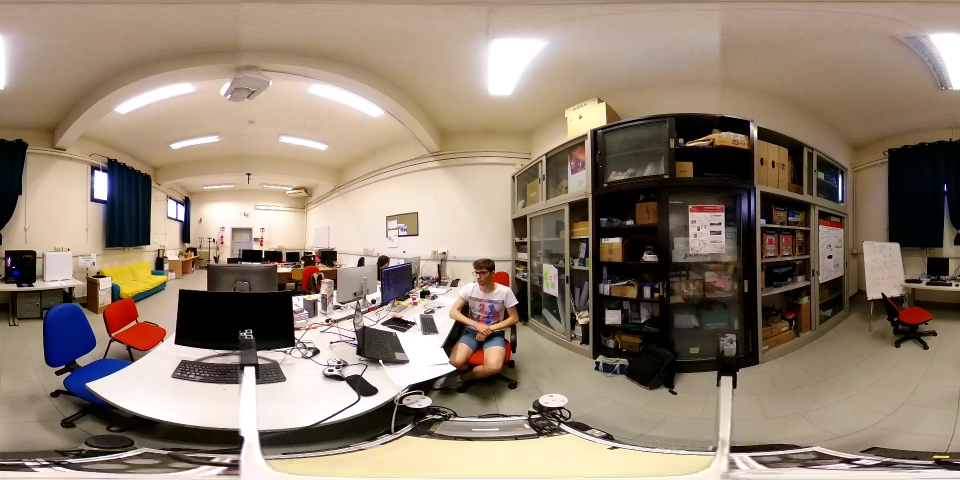
#> input picture src/auto_calibration_tools/scripts/calibration_data_intrinsics/backgrounds/image_0.jpg, 1920 x 960 px, given in place of image_0.png, which was not available (shown at 1/2 size)
$ python cube_projection_LB.py
#> lines starting #> are read from the running program, lines starting #| are printed output that depends on the picture; pictures that were not available may be replaced by others from this repository, and a replacement may not be noted
#> further down, image is the input picture: PIL image 1920x960 RGB; mean R, G, B 145.6, 129.6, 113.2
from PIL import Image
from math import pi, sin, cos, tan, atan2, hypot, floor
from numpy import clip
import numpy as np
import glob
import os
import matplotlib.pyplot as plt
import time

class CubeProjection:
    def __init__(self, imgIn, output_path):
        self.output_path = output_path
        self.imagin = imgIn
        self.sides = []

    def cube_projection(self, face_id=None, img_id="img"):
#> called with img_id = 'img'
        imgIn = self.imagin
        inSize = imgIn.size
#> inSize = (1920, 960)
        faceSize = int(inSize[0]/4)
#> faceSize = 480
        FACE_NAMES = {
            0: 'back',
            1: 'left',
            2: 'front',
            3: 'right',
            4: 'top',
            5: 'bottom'
        }

        FACE_NAMES_RED = {
            0: 'back',
            1: 'left',
            2: 'front',
            3: 'right',
        }

        if face_id is None:
            img_sides = []
            start_time = time.time()
            for face in range(4):
                imgOut = self.convertFace(imgIn, (faceSize, faceSize), face)
                img_sides.append(imgOut)
                if self.output_path != '':
                    save_path = os.path.join(self.output_path, FACE_NAMES_RED[face]+img_id+'.jpg')
                    print("SAVED: ", save_path)
                    imgOut.save(save_path)
                else:
                    self.sides.append({FACE_NAMES[face]: None})
#> this loop made 4 passes
#> pass 1, in convertFace, `A = image[vi, ui]`:
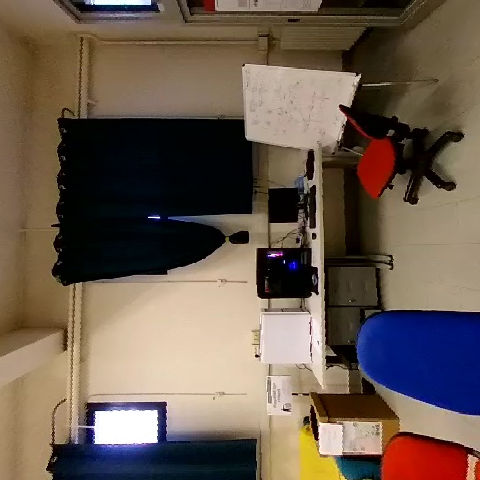
#> A: shape (480, 480, 3); mean R, G, B 107.3, 91.7, 79.2
#> pass 1, in convertFace, `B = image[vi, u2]`:
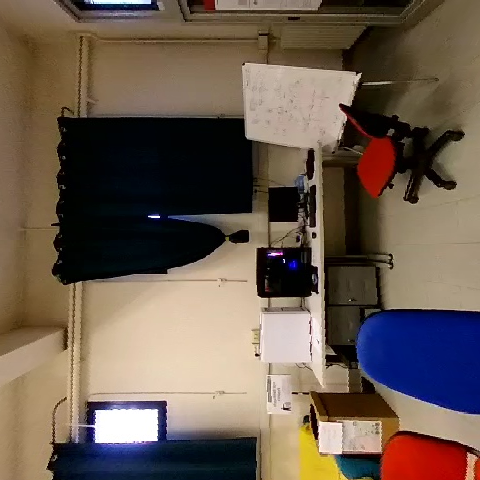
#> B: shape (480, 480, 3); mean R, G, B 107.3, 91.5, 79
#> pass 1, in convertFace, `C = image[v2, ui]`:
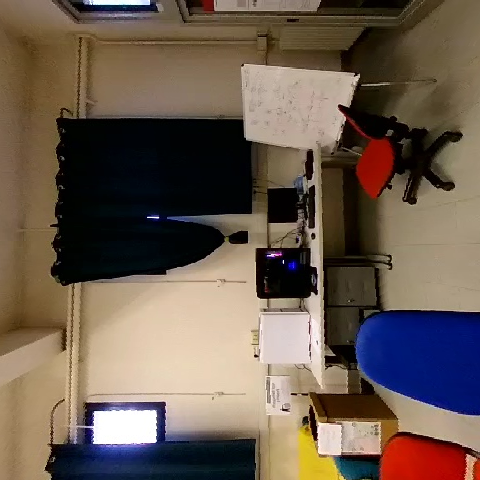
#> C: shape (480, 480, 3); mean R, G, B 107.3, 91.7, 79.2
#> pass 1, in convertFace, `D = image[v2, u2]`:
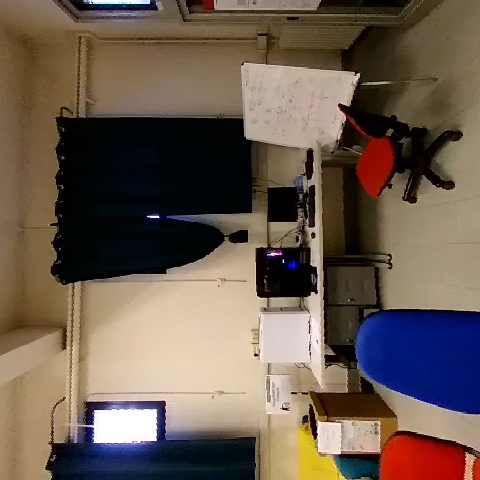
#> D: shape (480, 480, 3); mean R, G, B 107.2, 91.5, 79
#> after the loop:
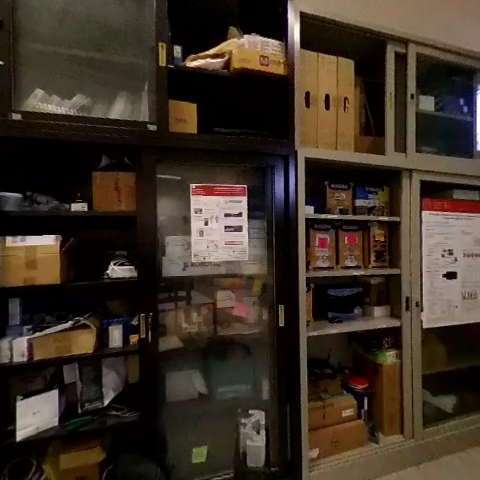
#> imgOut: PIL image 480x480 RGB; mean R, G, B 59.7, 48.3, 37.4
#> after the loop, img_sides = 4 items; self.sides = []
            end_time = time.time()
            elapsed_time = end_time - start_time
            #print("Elapsed time:", elapsed_time, "seconds")
            return img_sides
        else:
            face = face_id
            imgOut = self.convertFace(imgIn, (faceSize, faceSize), face)
            if self.output_path != '':
                save_path = os.path.join(self.output_path,FACE_NAMES[face],img_id+'.jpg')
                print("SAVED: ", save_path)
                imgOut.save(save_path)
            else:
                self.sides.append({FACE_NAMES[face]: None})
            return imgOut


    def convertFace(self, imgin, outsize, faceIdx):
        image = np.array(imgin)
        inSize = imgin.size
        facesize = outsize[0]

        coordinates = np.indices(outsize) # zero is row coordinate one is col coordinates
        out = np.zeros((outsize[0], outsize[1], 3))

        # a = x coord; b = y coord
        if faceIdx == 0:
            out[:,:,0] = -1.0
            out[:,:,1] = 1.0 - (2 * coordinates[0] / facesize)
            out[:,:,2] = 1.0 - (2 * coordinates[1] / facesize)
        elif faceIdx == 1:  # left
            out[:, :, 0] = (2 * coordinates[0] / facesize) - 1.0
            out[:, :, 1] = -1.0
            out[:, :, 2] = 1.0 - (2 * coordinates[1] / facesize)
        elif faceIdx == 2:  # front
            out[:, :, 0] = 1.0
            out[:, :, 1] = (2 * coordinates[0] / facesize) - 1.0
            out[:, :, 2] = 1.0 - (2 * coordinates[1] / facesize)
        elif faceIdx == 3:  # right
            out[:, :, 0] = 1 - (2 * coordinates[0] / facesize)
            out[:, :, 1] = 1.0
            out[:, :, 2] = 1.0 - (2 * coordinates[1] / facesize)
        elif faceIdx == 4:  # top
            out[:, :, 0] = (2 * coordinates[1] / facesize) - 1.0
            out[:, :, 1] = (2 * coordinates[0] / facesize) - 1.0
            out[:, :, 2] = 1.0
        elif faceIdx == 5:  # bottom
            out[:, :, 0] = 1.0 - (2 * coordinates[1] / facesize)
            out[:, :, 1] = (2 * coordinates[0] / facesize) - 1.0
            out[:, :, 2] = -1.0

        theta = np.arctan2(out[:, :, 1], out[:, :, 0])
        r = np.hypot(out[:, :, 1], out[:, :, 0])
        phi = np.arctan2(out[:, :, 2], r)

        uf = 0.5 * inSize[0] * (theta + pi) / pi
        vf = 0.5 * inSize[0] * (pi / 2 - phi) / pi

        ui = np.floor(uf)  # coord of pixel to bottom left
        vi = np.floor(vf)
        u2 = ui + 1  # coords of pixel to top right
        v2 = vi + 1
        mu = uf - ui  # fraction of way across pixel
        nu = vf - vi

        ui = (ui % inSize[0]).astype(int)
        vi = clip(vi, 0, inSize[1] - 1).astype(int)
        u2 = (u2 % inSize[0]).astype(int)
        v2 = clip(v2, 0, inSize[1] - 1).astype(int)


        A = image[vi, ui]
        B = image[vi, u2]
        C = image[v2, ui]
        D = image[v2, u2]

        r = A[:, :, 0] * (1 - mu) * (1 - nu) + B[:, :, 0] * (mu) * (1 - nu) + C[:, :, 0] * (1 - mu) * nu + D[:, :, 0] * mu * nu
        g = A[:, :, 1] * (1 - mu) * (1 - nu) + B[:, :, 1] * (mu) * (1 - nu) + C[:, :, 1] * (1 - mu) * nu + D[:, :, 1] * mu * nu
        b = A[:, :, 2] * (1 - mu) * (1 - nu) + B[:, :, 2] * (mu) * (1 - nu) + C[:, :, 2] * (1 - mu) * nu + D[:, :, 2] * mu * nu

        r = np.round(r).astype(int)
        g = np.round(g).astype(int)
        b = np.round(b).astype(int)

        out[:, :, 0] = r
        out[:, :, 1] = g
        out[:, :, 2] = b

        return Image.fromarray(np.transpose(out, axes=(1, 0, 2)).astype(np.uint8))

    def outImg2XYZ(self, i, j, faceIdx, faceSize):

        a = 2.0 * float(i) / faceSize
        b = 2.0 * float(j) / faceSize

        if faceIdx == 0:  # back
            (x, y, z) = (-1.0, 1.0 - a, 1.0 - b)
        elif faceIdx == 1:  # left
            (x, y, z) = (a - 1.0, -1.0, 1.0 - b)
        elif faceIdx == 2:  # front
            (x, y, z) = (1.0, a - 1.0, 1.0 - b)
        elif faceIdx == 3:  # right
            (x, y, z) = (1.0 - a, 1.0, 1.0 - b)
        elif faceIdx == 4:  # top
            (x, y, z) = (b - 1.0, a - 1.0, 1.0)
        elif faceIdx == 5:  # bottom
            (x, y, z) = (1.0 - b, a - 1.0, -1.0)
        return (x, y, z)

    def getPixelPanoramic(self, inSize, x, y, faceIdx, facesize=960):

        (x, y, z) = self.outImg2XYZ(x, y, faceIdx, facesize)
        theta = atan2(y, x)  # range -pi to pi
        r = hypot(x, y)
        phi = atan2(z, r)  # range -pi/2 to pi/2

        # source img coords
        uf = 0.5 * inSize[0] * (theta + pi) / pi
        vf = 0.5 * inSize[0] * (pi / 2 - phi) / pi

        return (uf, vf), (x,y,z)


if __name__ == '__main__':

    image = Image.open("/home/iaslab/ROS_AUTOLABELLING/AutoLabeling/src/auto_calibration_tools/scripts/camera_laser_calibration/images_UHD_indoor/image_0.png")
    cube = CubeProjection(image, "/home/iaslab")


    sides = cube.cube_projection()
#> sides = 4 items

    # Conversion of full image for testing
    # getPixelPanoramic
    inSize = image.size
#> inSize = (1920, 960)
    remap = Image.new('RGB', image.size)
#> remap: PIL image 1920x960 RGB; every value is 0
    in_img = image.load()
    out_img = remap.load()

    for idf in range(6):
        for id_x in range(960):
            for id_y in range(960):
                u, v = cube.getPixelPanoramic(inSize, id_x, id_y, idf)
#> (the run stopped early here; a loop or call above may not have finished)

$ run again, with src/auto_calibration_tools/scripts/calibration_data_intrinsics/backgrounds/image_5.png saved as src/auto_calibration_tools/scripts/calibration_data_intrinsics/backgrounds/image_0.jpg
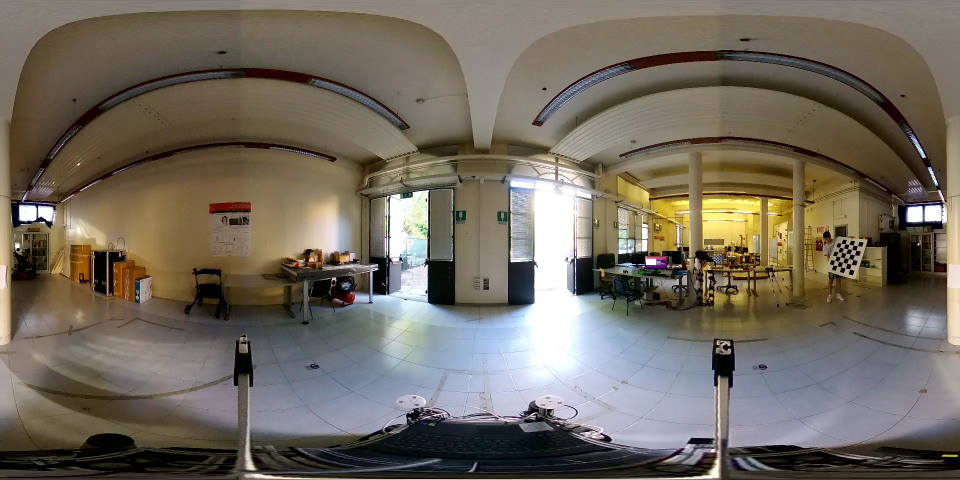
#> input picture src/auto_calibration_tools/scripts/calibration_data_intrinsics/backgrounds/image_5.png, 1920 x 960 px, given in place of image_0.png, which was not available (shown at 1/2 size)
#> image is the input picture: PIL image 1920x960 RGB; mean R, G, B 113.5, 106, 94.5
#> the loop in cube_projection, `for face in range(4):` made 4 passes
#> pass 1, in convertFace, `D = image[v2, u2]`:
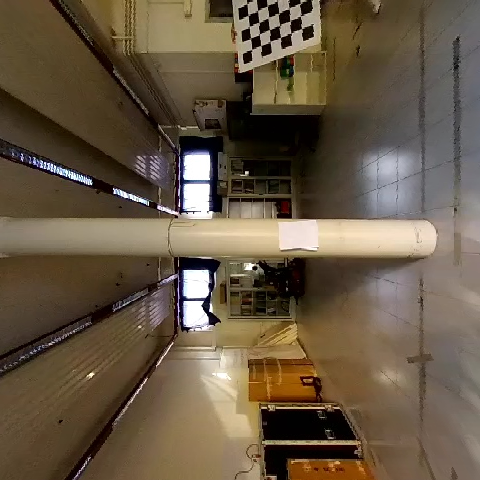
#> D: shape (480, 480, 3); mean R, G, B 102.8, 87.7, 68.1
#> after the loop in cube_projection, `for face in range(4):`:
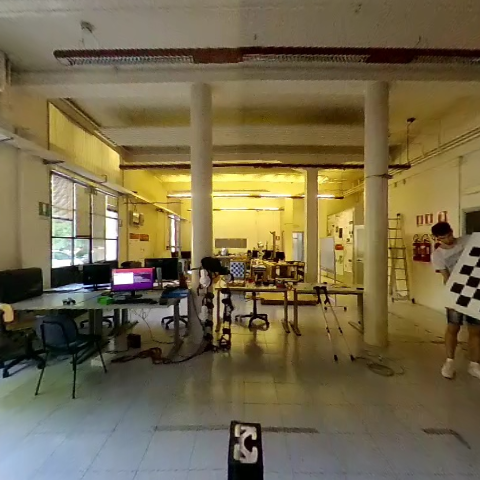
#> imgOut: PIL image 480x480 RGB; mean R, G, B 116.8, 104.8, 74.1
#> after the loop in cube_projection, `for face in range(4):`: img_sides = 4 items; self.sides = []
#> sides = 4 items
#> remap: PIL image 1920x960 RGB; every value is 0
